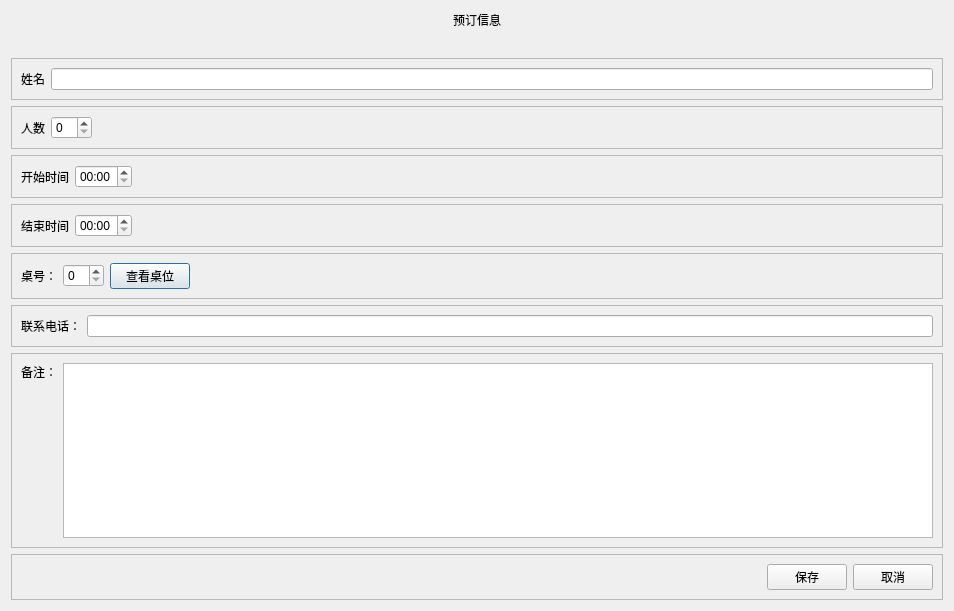
<?xml version="1.0" encoding="UTF-8"?>
<ui version="4.0">
 <class>ReservationDialog</class>
 <widget class="QDialog" name="ReservationDialog">
  <property name="geometry">
   <rect>
    <x>0</x>
    <y>0</y>
    <width>954</width>
    <height>611</height>
   </rect>
  </property>
  <property name="windowTitle">
   <string>Dialog</string>
  </property>
  <layout class="QVBoxLayout" name="verticalLayout">
   <item>
    <widget class="QLabel" name="label_Info">
     <property name="text">
      <string>预订信息</string>
     </property>
     <property name="alignment">
      <set>Qt::AlignmentFlag::AlignCenter</set>
     </property>
    </widget>
   </item>
   <item>
    <spacer name="verticalSpacer">
     <property name="orientation">
      <enum>Qt::Orientation::Vertical</enum>
     </property>
     <property name="sizeHint" stdset="0">
      <size>
       <width>20</width>
       <height>40</height>
      </size>
     </property>
    </spacer>
   </item>
   <item>
    <widget class="QFrame" name="frame_8">
     <property name="frameShape">
      <enum>QFrame::Shape::StyledPanel</enum>
     </property>
     <property name="frameShadow">
      <enum>QFrame::Shadow::Raised</enum>
     </property>
     <layout class="QHBoxLayout" name="horizontalLayout_8">
      <item>
       <widget class="QLabel" name="label_6">
        <property name="text">
         <string>姓名</string>
        </property>
       </widget>
      </item>
      <item>
       <widget class="QLineEdit" name="edit_Name"/>
      </item>
     </layout>
    </widget>
   </item>
   <item>
    <widget class="QFrame" name="frame_7">
     <property name="frameShape">
      <enum>QFrame::Shape::StyledPanel</enum>
     </property>
     <property name="frameShadow">
      <enum>QFrame::Shadow::Raised</enum>
     </property>
     <layout class="QHBoxLayout" name="horizontalLayout_7">
      <item>
       <widget class="QLabel" name="label_5">
        <property name="text">
         <string>人数</string>
        </property>
       </widget>
      </item>
      <item>
       <widget class="QSpinBox" name="spin_PersonCount"/>
      </item>
      <item>
       <spacer name="horizontalSpacer_5">
        <property name="orientation">
         <enum>Qt::Orientation::Horizontal</enum>
        </property>
        <property name="sizeHint" stdset="0">
         <size>
          <width>40</width>
          <height>20</height>
         </size>
        </property>
       </spacer>
      </item>
     </layout>
    </widget>
   </item>
   <item>
    <widget class="QFrame" name="frame_6">
     <property name="frameShape">
      <enum>QFrame::Shape::StyledPanel</enum>
     </property>
     <property name="frameShadow">
      <enum>QFrame::Shadow::Raised</enum>
     </property>
     <layout class="QHBoxLayout" name="horizontalLayout_6">
      <item>
       <widget class="QLabel" name="label_4">
        <property name="text">
         <string>开始时间</string>
        </property>
       </widget>
      </item>
      <item>
       <widget class="QTimeEdit" name="time_Start">
        <property name="displayFormat">
         <string>HH:mm</string>
        </property>
       </widget>
      </item>
      <item>
       <spacer name="horizontalSpacer_4">
        <property name="orientation">
         <enum>Qt::Orientation::Horizontal</enum>
        </property>
        <property name="sizeHint" stdset="0">
         <size>
          <width>40</width>
          <height>20</height>
         </size>
        </property>
       </spacer>
      </item>
     </layout>
    </widget>
   </item>
   <item>
    <widget class="QFrame" name="frame_5">
     <property name="frameShape">
      <enum>QFrame::Shape::StyledPanel</enum>
     </property>
     <property name="frameShadow">
      <enum>QFrame::Shadow::Raised</enum>
     </property>
     <layout class="QHBoxLayout" name="horizontalLayout_5">
      <item>
       <widget class="QLabel" name="label_3">
        <property name="text">
         <string>结束时间</string>
        </property>
       </widget>
      </item>
      <item>
       <widget class="QTimeEdit" name="time_End">
        <property name="displayFormat">
         <string>HH:mm</string>
        </property>
       </widget>
      </item>
      <item>
       <spacer name="horizontalSpacer_3">
        <property name="orientation">
         <enum>Qt::Orientation::Horizontal</enum>
        </property>
        <property name="sizeHint" stdset="0">
         <size>
          <width>40</width>
          <height>20</height>
         </size>
        </property>
       </spacer>
      </item>
     </layout>
    </widget>
   </item>
   <item>
    <widget class="QFrame" name="frame_4">
     <property name="frameShape">
      <enum>QFrame::Shape::StyledPanel</enum>
     </property>
     <property name="frameShadow">
      <enum>QFrame::Shadow::Raised</enum>
     </property>
     <layout class="QHBoxLayout" name="horizontalLayout_4">
      <item>
       <widget class="QLabel" name="label_2">
        <property name="text">
         <string>桌号：</string>
        </property>
       </widget>
      </item>
      <item>
       <widget class="QSpinBox" name="spin_TableId"/>
      </item>
      <item>
       <widget class="QPushButton" name="btn_CheckTable">
        <property name="text">
         <string>查看桌位</string>
        </property>
       </widget>
      </item>
      <item>
       <spacer name="horizontalSpacer_2">
        <property name="orientation">
         <enum>Qt::Orientation::Horizontal</enum>
        </property>
        <property name="sizeHint" stdset="0">
         <size>
          <width>40</width>
          <height>20</height>
         </size>
        </property>
       </spacer>
      </item>
     </layout>
    </widget>
   </item>
   <item>
    <widget class="QFrame" name="frame_3">
     <property name="frameShape">
      <enum>QFrame::Shape::StyledPanel</enum>
     </property>
     <property name="frameShadow">
      <enum>QFrame::Shadow::Raised</enum>
     </property>
     <layout class="QHBoxLayout" name="horizontalLayout_3">
      <item>
       <widget class="QLabel" name="label">
        <property name="text">
         <string>联系电话：</string>
        </property>
       </widget>
      </item>
      <item>
       <widget class="QLineEdit" name="edit_Phone"/>
      </item>
     </layout>
    </widget>
   </item>
   <item>
    <widget class="QFrame" name="frame_2">
     <property name="frameShape">
      <enum>QFrame::Shape::StyledPanel</enum>
     </property>
     <property name="frameShadow">
      <enum>QFrame::Shadow::Raised</enum>
     </property>
     <layout class="QHBoxLayout" name="horizontalLayout_2">
      <item>
       <widget class="QLabel" name="label_Remark">
        <property name="text">
         <string>备注：</string>
        </property>
        <property name="alignment">
         <set>Qt::AlignmentFlag::AlignLeading|Qt::AlignmentFlag::AlignLeft|Qt::AlignmentFlag::AlignTop</set>
        </property>
       </widget>
      </item>
      <item>
       <widget class="QTextEdit" name="edit_Notes"/>
      </item>
     </layout>
    </widget>
   </item>
   <item>
    <widget class="QFrame" name="frame">
     <property name="frameShape">
      <enum>QFrame::Shape::StyledPanel</enum>
     </property>
     <property name="frameShadow">
      <enum>QFrame::Shadow::Raised</enum>
     </property>
     <layout class="QHBoxLayout" name="horizontalLayout">
      <item>
       <spacer name="horizontalSpacer">
        <property name="orientation">
         <enum>Qt::Orientation::Horizontal</enum>
        </property>
        <property name="sizeHint" stdset="0">
         <size>
          <width>40</width>
          <height>20</height>
         </size>
        </property>
       </spacer>
      </item>
      <item>
       <widget class="QPushButton" name="btn_Confirm">
        <property name="text">
         <string>保存</string>
        </property>
       </widget>
      </item>
      <item>
       <widget class="QPushButton" name="btn_Cancel">
        <property name="text">
         <string>取消</string>
        </property>
       </widget>
      </item>
     </layout>
    </widget>
   </item>
  </layout>
 </widget>
 <resources/>
 <connections/>
</ui>
